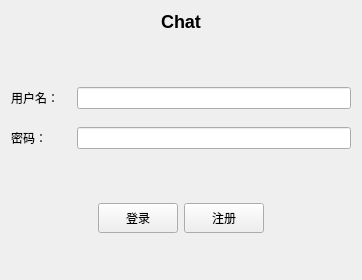
<?xml version="1.0" encoding="UTF-8"?>
<ui version="4.0">
 <class>LoginWidget</class>
 <widget class="QWidget" name="LoginWidget">
  <property name="geometry">
   <rect>
    <x>0</x>
    <y>0</y>
    <width>362</width>
    <height>280</height>
   </rect>
  </property>
  <property name="windowTitle">
   <string>聊天客户端登录</string>
  </property>
  <layout class="QVBoxLayout" name="verticalLayout">
   <item>
    <widget class="QLabel" name="titleLabel">
     <property name="text">
      <string>&lt;html&gt;&lt;head/&gt;&lt;body&gt;&lt;h2 style=&quot; margin-top:16px; margin-bottom:12px; margin-left:0px; margin-right:0px; -qt-block-indent:0; text-indent:0px;&quot;&gt;&lt;span style=&quot; font-size:x-large; font-weight:700;&quot;&gt;Chat&lt;/span&gt;&lt;/h2&gt;&lt;/body&gt;&lt;/html&gt;</string>
     </property>
     <property name="alignment">
      <set>Qt::AlignmentFlag::AlignCenter</set>
     </property>
    </widget>
   </item>
   <item>
    <spacer name="verticalSpacer_top">
     <property name="orientation">
      <enum>Qt::Orientation::Vertical</enum>
     </property>
     <property name="sizeHint" stdset="0">
      <size>
       <width>20</width>
       <height>20</height>
      </size>
     </property>
    </spacer>
   </item>
   <item>
    <layout class="QHBoxLayout" name="usernameLayout">
     <item>
      <widget class="QLabel" name="usernameLabel">
       <property name="minimumSize">
        <size>
         <width>60</width>
         <height>0</height>
        </size>
       </property>
       <property name="text">
        <string>用户名：</string>
       </property>
      </widget>
     </item>
     <item>
      <widget class="QLineEdit" name="usernameEdit"/>
     </item>
    </layout>
   </item>
   <item>
    <spacer name="verticalSpacer">
     <property name="orientation">
      <enum>Qt::Orientation::Vertical</enum>
     </property>
     <property name="sizeType">
      <enum>QSizePolicy::Policy::Fixed</enum>
     </property>
     <property name="sizeHint" stdset="0">
      <size>
       <width>12</width>
       <height>12</height>
      </size>
     </property>
    </spacer>
   </item>
   <item>
    <layout class="QHBoxLayout" name="passwordLayout">
     <item>
      <widget class="QLabel" name="passwordLabel">
       <property name="minimumSize">
        <size>
         <width>60</width>
         <height>0</height>
        </size>
       </property>
       <property name="text">
        <string>密码：</string>
       </property>
      </widget>
     </item>
     <item>
      <widget class="QLineEdit" name="passwordEdit">
       <property name="echoMode">
        <enum>QLineEdit::EchoMode::Password</enum>
       </property>
      </widget>
     </item>
    </layout>
   </item>
   <item>
    <spacer name="verticalSpacer_mid">
     <property name="orientation">
      <enum>Qt::Orientation::Vertical</enum>
     </property>
     <property name="sizeHint" stdset="0">
      <size>
       <width>20</width>
       <height>20</height>
      </size>
     </property>
    </spacer>
   </item>
   <item>
    <layout class="QHBoxLayout" name="buttonLayout">
     <item>
      <spacer name="horizontalSpacer_left">
       <property name="orientation">
        <enum>Qt::Orientation::Horizontal</enum>
       </property>
       <property name="sizeHint" stdset="0">
        <size>
         <width>40</width>
         <height>20</height>
        </size>
       </property>
      </spacer>
     </item>
     <item>
      <widget class="QPushButton" name="loginBtn">
       <property name="minimumSize">
        <size>
         <width>80</width>
         <height>30</height>
        </size>
       </property>
       <property name="text">
        <string>登录</string>
       </property>
      </widget>
     </item>
     <item>
      <widget class="QPushButton" name="registerBtn">
       <property name="minimumSize">
        <size>
         <width>80</width>
         <height>30</height>
        </size>
       </property>
       <property name="text">
        <string>注册</string>
       </property>
      </widget>
     </item>
     <item>
      <spacer name="horizontalSpacer_right">
       <property name="orientation">
        <enum>Qt::Orientation::Horizontal</enum>
       </property>
       <property name="sizeHint" stdset="0">
        <size>
         <width>40</width>
         <height>20</height>
        </size>
       </property>
      </spacer>
     </item>
    </layout>
   </item>
   <item>
    <widget class="QLabel" name="statusLabel">
     <property name="minimumSize">
      <size>
       <width>0</width>
       <height>30</height>
      </size>
     </property>
     <property name="text">
      <string/>
     </property>
     <property name="alignment">
      <set>Qt::AlignmentFlag::AlignCenter</set>
     </property>
    </widget>
   </item>
  </layout>
 </widget>
 <resources/>
 <connections/>
</ui>
